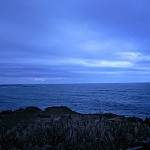
#> input picture Dataset/sea/20081.jpg, 150 x 150 px, found by its file name; its folder holds only this picture in this run
$ jupyter execute --allow-errors Mini_Project_Image_Classification.ipynb
#> lines starting #> are read from the running program, lines starting #| are printed output that depends on the picture
<a href="https://colab.research.google.com/github/sarahsherly/Mini-Project/blob/main/Mini_Project_Image_Classification.ipynb" target="_parent"></a>

[cell 1]
import os
import cv2
import pickle
import numpy as np
import pandas as pd
import matplotlib.pyplot as plt
from skimage.io import imread
from skimage.transform import resize
from sklearn import svm
from sklearn.metrics import classification_report
from sklearn.model_selection import train_test_split
from sklearn.model_selection import GridSearchCV
from sklearn.metrics import accuracy_score, confusion_matrix

Gather Data (from Kaggle) and Preprocess data

[cell 2]
datadir = '/content/drive/MyDrive/DS Smartknower/Minor Project/Dataset'
categories = ['sea','street']

target = []
images = []
flat_data = []

for i in categories:
  path = os.path.join(datadir,i)
  for img in os.listdir(path):
    img_array = cv2.cvtColor(imread(os.path.join(path,img)), cv2.COLOR_BGR2GRAY)
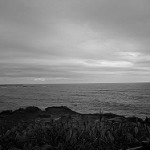
#> img_array: shape (150, 150); min 0, max 236, mean 115.6
    img_resize = resize(img_array,(150,150))  # scale down images to a specific value
    flat_data.append(np.ndarray.flatten(img_resize)) # Convert into a single dimensional array
    target.append(i)
    images.append(img_resize)
#> pass 2 of the loop `for i in categories:`:
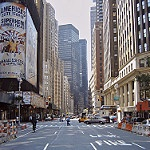
#> input picture Dataset/street/104.jpg, 150 x 150 px, found by its file name
#> `img_array = cv2.cvtColor(imread(os.path.join(path,img)), cv2.COLOR_BGR..`:
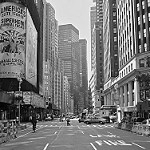
#> img_array: shape (150, 150); min 0, max 255, mean 120.3

df = pd.DataFrame(flat_data) # create dataframe
#> df = table of 2 rows and 22500 columns
df.insert(0, "Target", target, True)
images = np.array(images)

Hyperparameter Tuning

[cell 3]
unique, count = np.unique(df['Target'], return_counts=True)
#> count = [1, 1]

[cell 4]
x_train, x_test, y_train, y_test = train_test_split(flat_data, target, random_state=105, test_size=0.3)
#> x_train = 1 item; x_test = 1 item; y_train = ['sea']; y_test = ['street']
